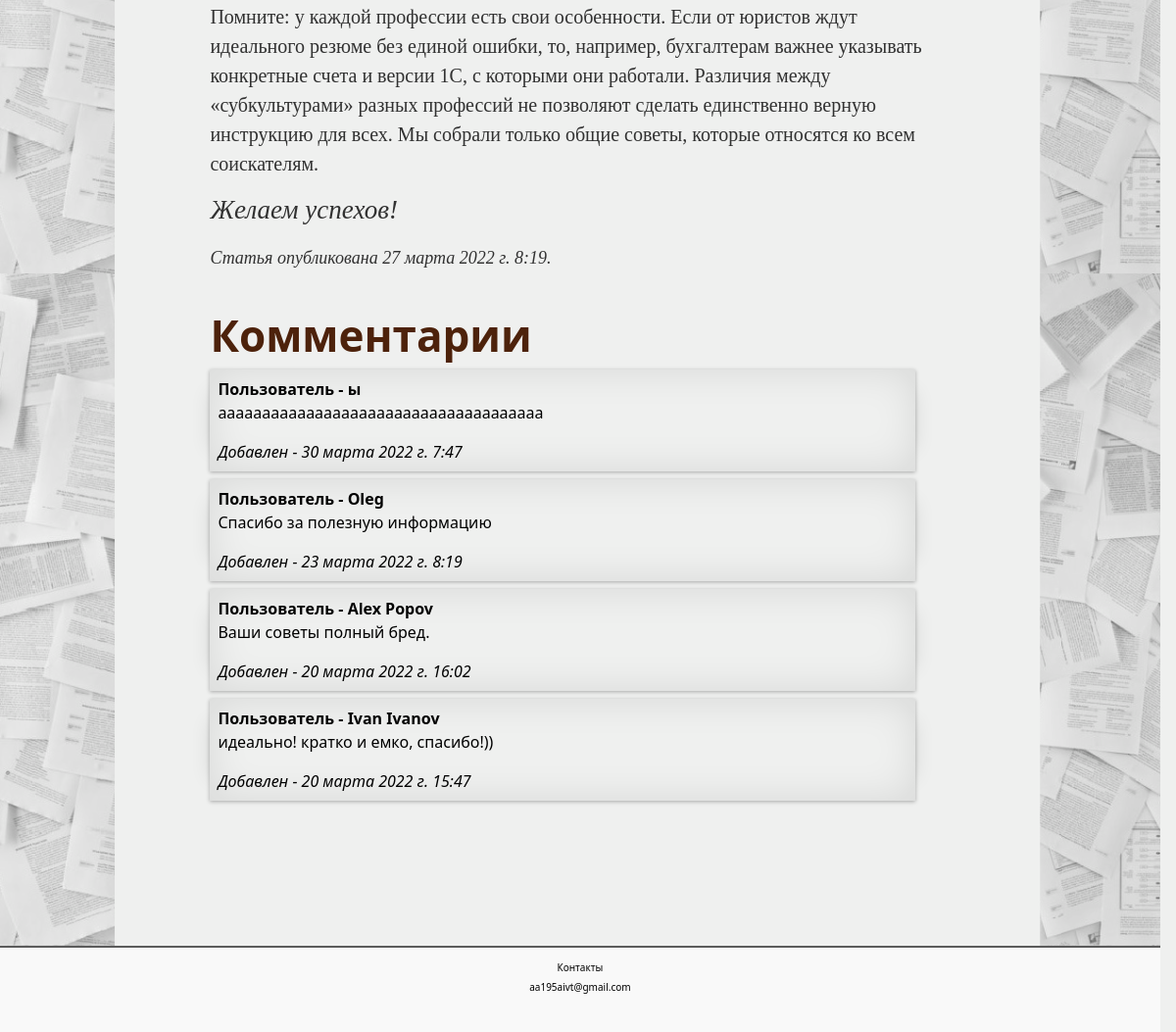
Before: /news/2 (lower part) with the older database file.
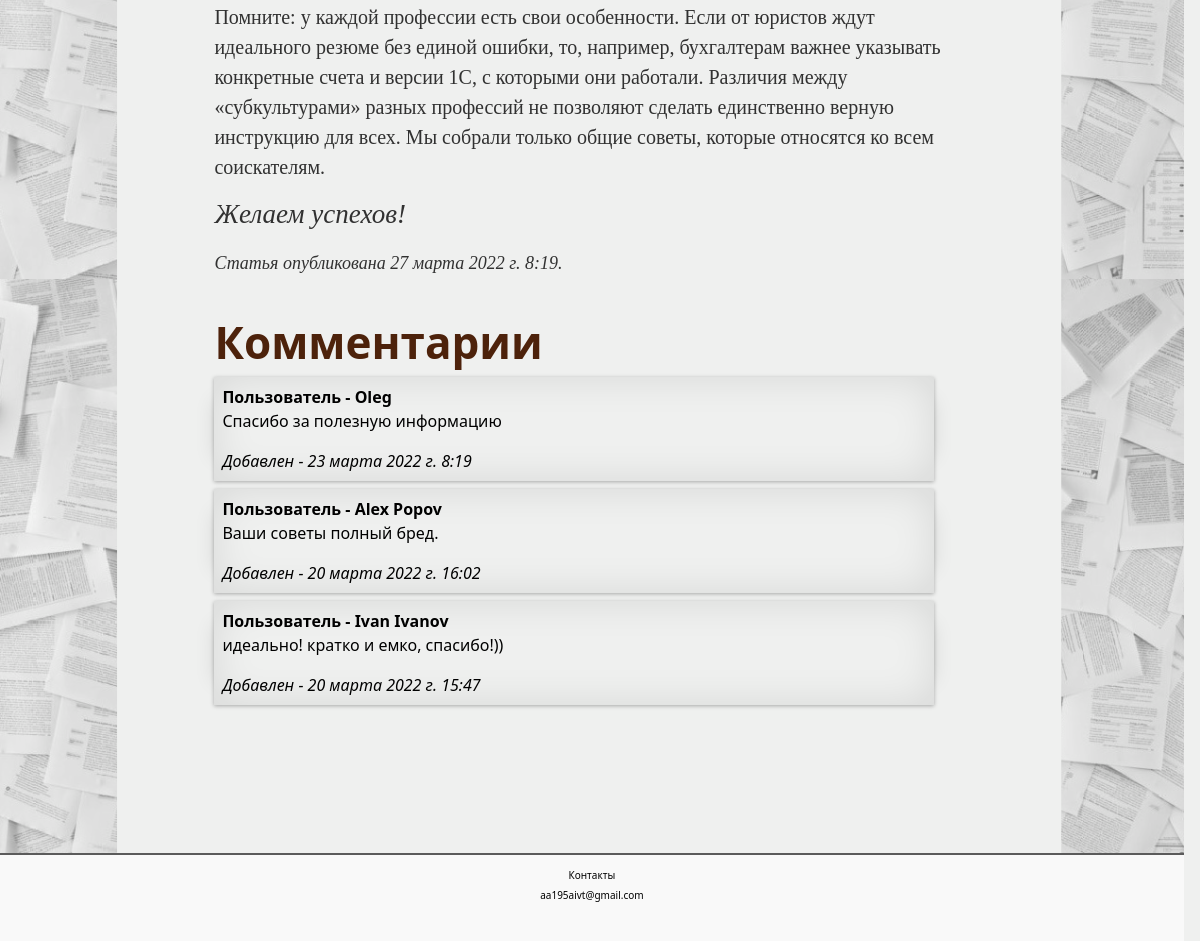
After: the same page with the newer database file.
### news/models.py (models this page shows, shortened)
class Comment(models.Model):
    post = models.ForeignKey(Article, related_name='comments', on_delete=models.CASCADE)
    name = models.CharField(max_length=80)
    email = models.EmailField()
    body = models.TextField()
    created = models.DateTimeField(auto_now_add=True)
    updated = models.DateTimeField(auto_now=True)
    active = models.BooleanField(default=True)
    class Meta:
        ordering = ('created',)

### news/views.py (the view)
# urls.py: path('<int:pk>', views.news_detail, name="news_detail"),
def news_detail(request, pk):
    form = CommentForm()
    news = get_object_or_404(Article, id=pk)
    comments = Comment.objects.filter(post=pk)
    if request.method == 'POST':
        f = CommentForm(request.POST)
        if f.is_valid():
            comm = f.save(commit=False)
            comm.post = news
            comm.save()
    return render(request, 'news/detail_view.html', {'article': news, 'comments': comments, 'form': form, 'like': like})

### news/templates/news/detail_view.html (shortened to what this page needs)
{% extends 'main/layout.html' %}
{% block content %}
<div class="bl_article">
    <div class="article">
        <p>{{ article.full_text | safe }}</p>
        <h2>Статья опубликована {{ article.date }}.</h2>
    </div>
    <div class="comments">
        <h1>Комментарии</h1>
        {% for comment in comments reversed %}
        <div class="com">
            <b>Пользователь - {{ comment.name }}</b><br>
           <p>{{ comment.body }} </p>
            <i>Добавлен - {{ comment.created }}</i><br>
        </div>
        {% endfor %}
    </div>
</div>
{% endblock %}

Changed rows visible on the page:
removed Comment: name "ы", body "aaaaaaaaaaaaaaaaaaaaaaaaaaaaaaaaaaaaa", created "30 марта 2022 г. 7:47"
